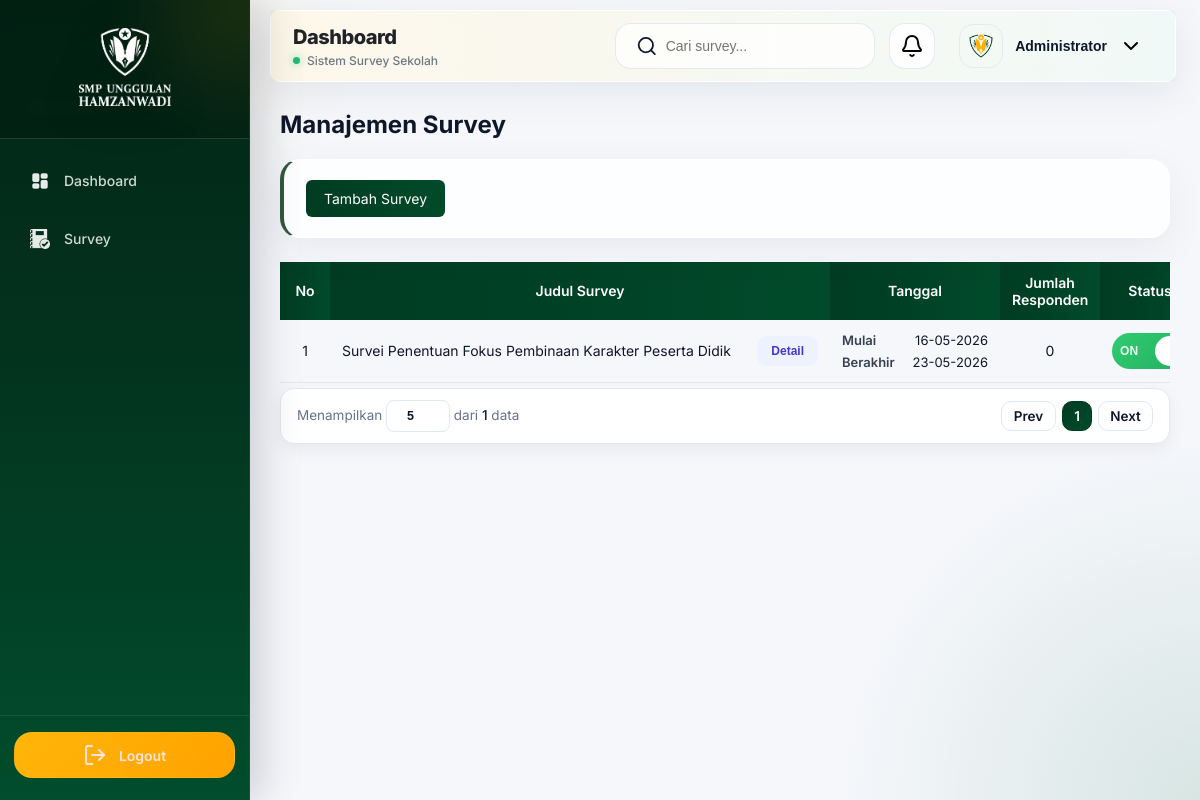
Page /survey (signed in) on the committed database.
### app.py (models this page shows, shortened)
class Admin(db.Model):
    id = db.Column(db.Integer, primary_key=True)
    username = db.Column(db.String(100))
    password = db.Column(db.String(255))
    photo = db.Column(
        db.String(255),
        default="/static/img/profile.png"
    )
    display_name = db.Column(
        db.String(100),
        default="Administrator"
    )

class Survey(db.Model):
    id = db.Column(db.Integer, primary_key=True)
    title = db.Column(db.String(200), nullable=False)
    description = db.Column(db.Text)
    start_date = db.Column(db.String(20))
    end_date = db.Column(db.String(20))
    is_active = db.Column(db.Boolean, default=True)
    email_enabled = db.Column(db.Boolean, default=True)
    email_required = db.Column(db.Boolean, default=False)
    created_at = db.Column(db.String(30))
    questions = db.Column(db.Text)
    unsur_responden = db.Column(db.Text)
    responses = db.relationship(
        'SurveyResponse',
        backref='survey',
        lazy=True,
        cascade="all, delete-orphan"
    )
    @property
    def total_responden(self):
        return len(self.responses)

### app.py (the view)
@app.route("/survey")
@admin_login_required
def admin_survey():
    page = request.args.get("page", 1, type=int)
    per_page = request.args.get("per_page", 5, type=int)
    pagination = Survey.query.order_by(
        Survey.id.desc()
    ).paginate(
        page=page,
        per_page=per_page,
        error_out=False
    )
    return render_template(
        "admin/survey.html",
        surveys=pagination.items,
        pagination=pagination,
        per_page=per_page
    )

### app.py (called while the page is built)
def format_date(date_str):
    return datetime.strptime(date_str, "%Y-%m-%d").strftime("%d-%m-%Y")

def admin_login_required(f):
    @wraps(f)
    def wrapper(*args, **kwargs):
        if not session.get("admin_id"):
            flash(
                "Sesi Anda telah berakhir. Silakan login kembali.",
                "warning"
            )
            return redirect(url_for("admin_login"))
        return f(*args, **kwargs)
    return wrapper

@app.context_processor
def inject_admin():
    admin = None
    if session.get("admin_id"):
        admin = Admin.query.get(
            session.get("admin_id")
        )
    return dict(admin=admin)

### templates/admin/survey.html (shortened to what this page needs)
{% extends "admin/base_admin.html" %}
{% block content %}
<h2 class="title-header">Manajemen Survey</h2>
<div class="filter-container guru-filter-bar">
    <div class="page-header">
        <a href="{{ url_for('admin_survey_tambah') }}" class="btn-primary">Tambah Survey</a>
    </div>
</div>
<div class="table-wrapper">
    <table class="table table-survey">
        <thead>
            <tr>
                <th>No</th>
                <th>Judul Survey</th>
                <th>Tanggal</th>
                <th>Jumlah Responden</th>
                <th>Status</th>
            </tr>
        </thead>
        <tbody>
            {% for s in surveys %}
            <tr>
                <td>{{ (pagination.page - 1) * pagination.per_page + loop.index }}</td>
                <td>
                    <div class="survey-title-box">
                        <div class="survey-title">
                            {{ s.title }}
                        </div>
                        <button
                            type="button"
                            class="btn-detail-survey"
                            onclick="window.location.href='{{ url_for('detail_survey', survey_id=s.id) }}'"
                        >
                            Detail
                        </button>
                    </div>
                </td>
                <td>
                    <div class="tanggal-box">
                        <div class="tanggal-item">
                            <span class="label">Mulai</span>
                            <span class="value">{{ format_date(s.start_date) }}</span>
                        </div>
                        <div class="tanggal-item">
                            <span class="label">Berakhir</span>
                            <span class="value">{{ format_date(s.end_date) }}</span>
                        </div>
                    </div>
                </td>
                <td>
                    {{ s.total_responden or 0 }}
                </td>
                <td class="status">
                    <form action="/admin/survey/{{ s.id }}/toggle" method="post">
                        <button class="switch {{ 'on' if s.is_active else 'off' }}" type="submit">
                            <span class="label on-text">ON</span>
                            <span class="knob"></span>
                            <span class="label off-text">OFF</span>
                        </button>
                    </form>
                </td>
            </tr>
            {% endfor %}
        </tbody>
    </table>
</div>
<div class="table-footer-card">
    <div class="table-footer">
        <div class="table-info">
            Menampilkan
            <form method="get" style="display:inline;">
                <input
                    type="number"
                    name="per_page"
                    min="1"
                    max="1000"
                    value="{{ pagination.per_page }}"
                    class="per-page-input"
                >
                dari <b>{{ pagination.total }}</b> data
            </form>
        </div>
        <div class="pagination">
            {% set window = 5 %}
                {% set start = pagination.page - (window // 2) %}
                {% set end = pagination.page + (window // 2) %}
                {% if start < 1 %}
                    {% set start = 1 %}
                    {% set end = window %}
                {% endif %}
                {% if end > pagination.pages %}
                    {% set end = pagination.pages %}
                    {% set start = pagination.pages - window + 1 %}
                    {% if start < 1 %}
                        {% set start = 1 %}
                    {% endif %}
                {% endif %}
                {% if pagination.has_prev %}
                    <a class="page-btn-prev"
                    href="?page={{ pagination.prev_num }}&per_page={{ pagination.per_page }}">
                        Prev
                    </a>
                {% else %}
                    <span class="page-btn-prev disabled">Prev</span>
                {% endif %}
                {% for p in range(start, end + 1) %}
                    {% if p == pagination.page %}
                        <span class="page-btn active">{{ p }}</span>
                    {% else %}
                        <a class="page-btn"
                        href="?page={{ p }}&per_page={{ pagination.per_page }}">
                            {{ p }}
                        </a>
                    {% endif %}
                {% endfor %}
                {% if pagination.has_next %}
                    <a class="page-btn-next"
                    href="?page={{ pagination.next_num }}&per_page={{ pagination.per_page }}">
                        Next
                    </a>
                {% else %}
                    <span class="page-btn-next disabled">Next</span>
                {% endif %}
        </div>
    </div>
</div>
{% endblock %}

### templates/admin/base_admin.html (shortened to what this page needs)
<!DOCTYPE html>
<html lang="id">
<head>
    <link rel="stylesheet" href="{{ url_for('static', filename='css/style.css') }}">
    <link rel="stylesheet" href="{{ url_for('static', filename='css/admin_survey.css') }}">
    <link rel="stylesheet" href="{{ url_for('static', filename='css/table.css') }}">
    <link rel="stylesheet" href="{{ url_for('static', filename='css/dashboard.css') }}">
    <link rel="stylesheet" href="{{ url_for('static', filename='css/detail_survey.css') }}">
    <link href="https://cdn.quilljs.com/1.3.7/quill.snow.css" rel="stylesheet">
    <link rel="stylesheet" href="https://cdn.jsdelivr.net/npm/cropperjs@1.6.2/dist/cropper.min.css">
</head>
<body>
<div class="sidebar">
    <div class="sidebar-header">
        <img src="{{ url_for('static', filename='img/logo.png') }}" alt="Logo Sekolah">
    </div>
    <div class="sidebar-menu">
        <a href="/dashboard"
           class="menu-item {% if active_page == 'dashboard' %}active{% endif %}">
            <img src="{{ url_for('static', filename='img/dashboard.png') }}" class="menu-icon">
            <span>Dashboard</span>
        </a>
        <a href="/survey"
            class="menu-item {% if active_page == 'survey' %}active{% endif %}">
            <img src="{{ url_for('static', filename='img/survey.png') }}" class="menu-icon">
            <span>Survey</span>
        </a>
    </div>
    <div class="sidebar-footer">
        <a href="/logout" class="logout-btn-modern">
            <i data-lucide="log-out"></i>
            <span>Logout</span>
        </a>
    </div>
</div>
<div class="admin-header">
    <div class="header-left">
        <div class="header-title-wrap">
            <div class="admin-main-title">
                Dashboard
            </div>
            <div class="admin-sub-title">
                <span class="dot"></span>
                Sistem Survey Sekolah
            </div>
        </div>
    </div>
    <div class="header-right">
        <div class="header-search" id="headerSearch">
            <i data-lucide="search"></i>
            <input
                type="text"
                id="searchSurveyInput"
                placeholder="Cari survey...">
        </div>
        <div class="notification-wrapper">
            <button class="header-action-btn" id="notifBtn">
                <i data-lucide="bell"></i>
            </button>
        </div>
        <div class="admin-profile-wrapper">
            <button class="admin-profile-btn" id="profileBtn">
                <img
                    src="{{ admin.photo if admin and admin.photo else url_for('static', filename='img/profile.png') }}"
                    alt="Profile">
                <div class="admin-profile-info">
                    <span class="profile-name">
                        {{ admin.display_name if admin and admin.display_name else "Administrator" }}
                    </span>
                </div>
                <i data-lucide="chevron-down"></i>
            </button>
        </div>
    </div>
</div>
<div class="content">
    {% block content %}{% endblock %}
</div>
</body>
</html>

### static/css/admin_survey.css (style rules this page uses)
.btn-primary { background: linear-gradient(to right, #003c22, #004b2a); color: #fff; padding: 10px 18px; border-radius: 6px; font-size: 14px; text-decoration: none; display: inline-flex; align-items: center; gap: 6px; transition: all 0.25s ease; border: none; cursor: pointer; }
.tanggal-box { display: flex; flex-direction: column; gap: 6px; font-size: 13px; }
.tanggal-item { display: flex; justify-content: space-between; gap: 8px; flex-wrap: nowrap; overflow: hidden; }
.tanggal-item .label { font-weight: 600; color: #374151; flex-shrink: 0; }
.tanggal-item .value { color: #111827; min-width: 0; white-space: nowrap; overflow: hidden; text-overflow: ellipsis; white-space: nowrap; }
.switch { position: relative; width: 90px; height: 36px; border-radius: 20px; border: none; cursor: pointer; padding: 0; display: flex; align-items: center; justify-content: space-between; font-weight: 700; font-size: 12px; color: #fff; transition: background 0.3s ease; }
.switch.on { background: linear-gradient(135deg, #2ecc71, #27ae60); }
.switch .knob { position: absolute; top: 3px; width: 30px; height: 30px; background: #fff; border-radius: 50%; transition: all 0.3s ease; }
.switch.on .knob { right: 3px; }
.switch .label { z-index: 2; width: 45%; text-align: center; pointer-events: none; }
.switch .on-text { opacity: 0.9; }
.switch .off-text { opacity: 0.9; }
.table-survey td.status { text-align: center; vertical-align: middle; }
.table-wrapper { width:100%; overflow-x:auto; }
.table-survey td.status form { display: flex; justify-content: center; }
.table-survey td { vertical-align:middle; }
.survey-title-box { display:flex; align-items:center; justify-content:space-between; gap:14px; }
.survey-title { color:#0f172a; line-height:1.5; }
.btn-detail-survey { border:none; background:#eef2ff; color:#4338ca; padding:8px 14px; border-radius:10px; font-size:12px; font-weight:600; cursor:pointer; transition:.2s ease; white-space:nowrap; }

### static/css/table.css (style rules this page uses)
.table-survey { width: 100%; min-width: 1050px; border-collapse: collapse; table-layout: fixed; }
.table-survey th { background: linear-gradient( 90deg, #003c22 0%, #004225 50%, #004b2a 100% ); color: #fff; padding: 12px; font-weight: 600; font-size: 14px; text-align: center!important; }
.table-survey thead tr { box-shadow: inset 0 -2px 0 rgba(255,255,255,0.15); }
.table-survey td { padding: 12px; border-bottom: 1px solid #e5e7eb; font-size: 14px; }
.table-survey th:nth-child(1), .table-survey td:nth-child(1) { width: 50px; text-align: center; }
.table-survey td:nth-child(2) { white-space: normal; word-break: break-word; }
.table-survey th:nth-child(2), .table-survey td:nth-child(2) { width: 500px; text-align: left; word-wrap: break-word; }
.table-survey th:nth-child(3), .table-survey td:nth-child(3) { width: 170px; text-align: center; }
.table-survey th:nth-child(4), .table-survey td:nth-child(4) { width: 100px; text-align: center; }
.table-survey th:nth-child(5), .table-survey td:nth-child(5) { width: 100px; text-align: center; }
.table-footer { display: flex; justify-content: space-between; align-items: center; gap: 12px; }
.pagination { display: flex; align-items: center; gap: 6px; }
.per-page-input { width: 64px; height: 34px; padding: 6px 8px; text-align: center; border: 1px solid #e2e8f0; border-radius: 10px; font-weight: 600; font-size: 13px; color: #0f172a; background: #ffffff; transition: all 0.2s ease; }
.page-btn { min-width: 30px; height: 30px; display: flex; align-items: center; justify-content: center; border-radius: 10px; border: 1px solid #e2e8f0; background: #ffffff; font-weight: 600; font-size: 13.5px; color: #0f172a; text-decoration: none; transition: all 0.2s ease; }
.page-btn-next, .page-btn-prev { min-width: 55px; height: 30px; display: flex; align-items: center; justify-content: center; border-radius: 10px; border: 1px solid #e2e8f0; background: #ffffff; font-weight: 600; font-size: 13.5px; color: #0f172a; text-decoration: none; transition: all 0.2s ease; }
.page-btn.active { background: linear-gradient(135deg, #003c22, #004b2a); color: #ffffff; border-color: #003c22; }
.table-footer-card { margin-top: 5px; background: #ffffff; border: 1px solid #e2e8f0; border-radius: 14px; box-shadow: 0 6px 18px rgba(15, 23, 42, 0.06); padding: 6px 16px; transition: all 0.2s ease; }
.table-info { font-size: 13.5px; color: #64748b; }
.table-info b { color: #0f172a; font-weight: 500; }
.per-page select, .per-page-input { height: 32px; font-size: 12.5px; border-radius: 8px; }

### rows in the picture
Admin: photo (picture), display_name "Administrator"
Survey: page "1", title "Survei Penentuan Fokus Pembinaan Karakter Peserta Didik", start_date "16-05-2026", end_date "23-05-2026", total_responden "0"

### other values in the picture
{{ pagination.total }} "1"
{{ p }} "1"
